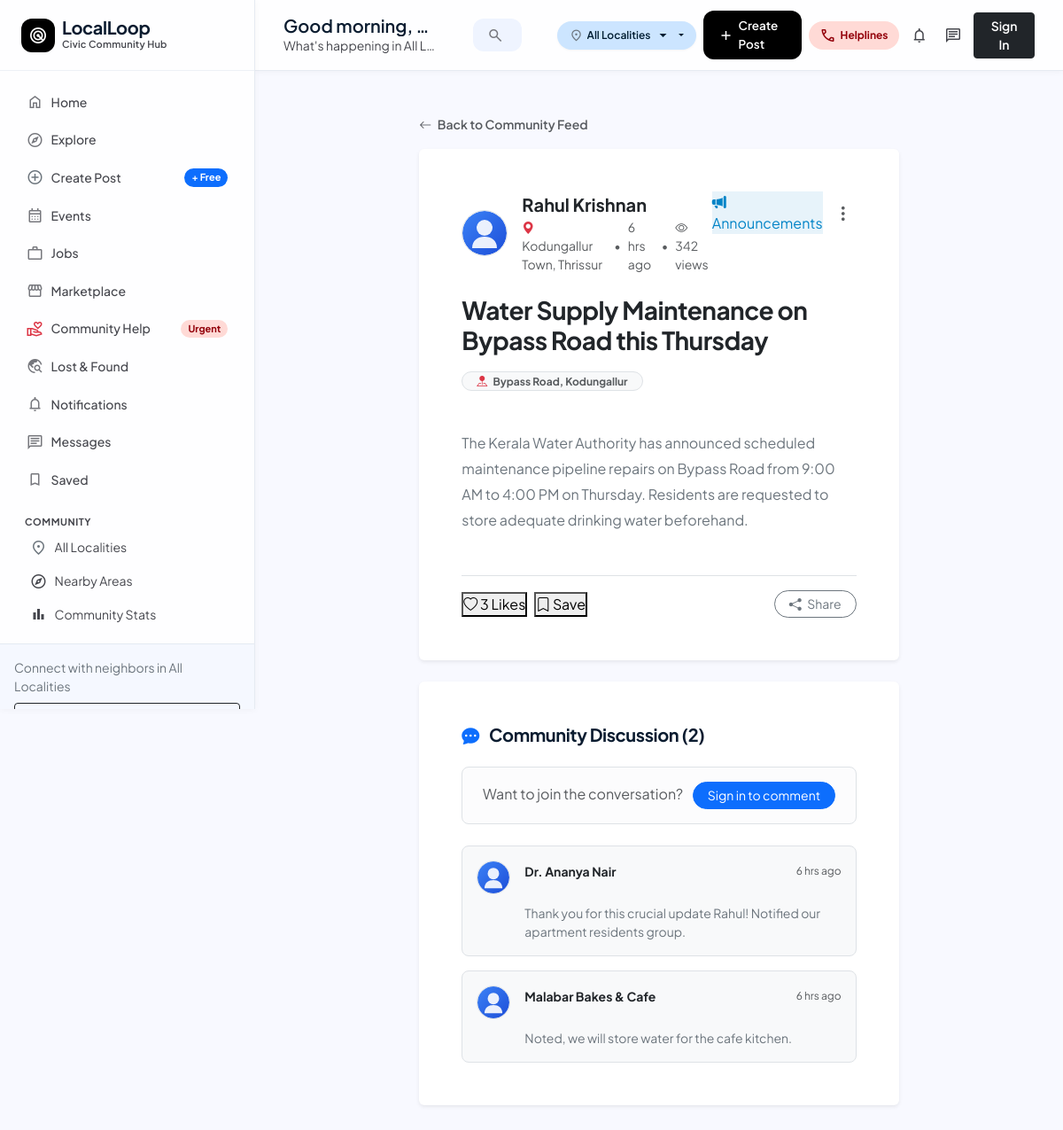
The page /post.php?id=1 on the database its author committed.
### tables this page shows
CREATE TABLE IF NOT EXISTS `posts` (
    `id` INT AUTO_INCREMENT PRIMARY KEY,
    `user_id` INT NOT NULL,
    `category_id` INT NOT NULL,
    `area_id` INT NOT NULL,
    `title` VARCHAR(255) NOT NULL,
    `description` LONGTEXT NOT NULL,
    `location` VARCHAR(150) DEFAULT NULL,
    `post_type` ENUM('general', 'announcement', 'recommendation', 'alert') DEFAULT 'general',
    `status` ENUM('pending', 'approved', 'rejected', 'hidden') DEFAULT 'approved',
    `views` INT DEFAULT 0,
    `created_at` TIMESTAMP DEFAULT CURRENT_TIMESTAMP,
    `updated_at` TIMESTAMP DEFAULT CURRENT_TIMESTAMP ON UPDATE CURRENT_TIMESTAMP,
    FOREIGN KEY (`user_id`) REFERENCES `users`(`id`) ON DELETE CASCADE,
    FOREIGN KEY (`category_id`) REFERENCES `categories`(`id`) ON DELETE CASCADE,
    FOREIGN KEY (`area_id`) REFERENCES `areas`(`id`) ON DELETE CASCADE
);

CREATE TABLE IF NOT EXISTS `users` (
    `id` INT AUTO_INCREMENT PRIMARY KEY,
    `name` VARCHAR(100) NOT NULL,
    `username` VARCHAR(50) NOT NULL UNIQUE,
    `email` VARCHAR(150) NOT NULL UNIQUE,
    `phone` VARCHAR(20) DEFAULT NULL,
    `password_hash` VARCHAR(255) NOT NULL,
    `area_id` INT DEFAULT NULL,
    `profile_photo` VARCHAR(255) DEFAULT 'default-avatar.png',
    `bio` TEXT DEFAULT NULL,
    `role` ENUM('user', 'business', 'admin') NOT NULL DEFAULT 'user',
    `status` ENUM('active', 'warned', 'suspended') NOT NULL DEFAULT 'active',
    `reputation_points` INT NOT NULL DEFAULT 50,
    `created_at` TIMESTAMP DEFAULT CURRENT_TIMESTAMP,
    `updated_at` TIMESTAMP DEFAULT CURRENT_TIMESTAMP ON UPDATE CURRENT_TIMESTAMP,
    FOREIGN KEY (`area_id`) REFERENCES `areas`(`id`) ON DELETE SET NULL
);

CREATE TABLE IF NOT EXISTS `areas` (
    `id` INT AUTO_INCREMENT PRIMARY KEY,
    `name` VARCHAR(100) NOT NULL,
    `district` VARCHAR(100) NOT NULL,
    `state` VARCHAR(100) NOT NULL DEFAULT 'Kerala',
    `pincode` VARCHAR(20) NOT NULL,
    `status` ENUM('active', 'inactive') NOT NULL DEFAULT 'active',
    `created_at` TIMESTAMP DEFAULT CURRENT_TIMESTAMP
);

CREATE TABLE IF NOT EXISTS `categories` (
    `id` INT AUTO_INCREMENT PRIMARY KEY,
    `name` VARCHAR(100) NOT NULL,
    `slug` VARCHAR(100) NOT NULL UNIQUE,
    `description` TEXT,
    `icon` VARCHAR(50) DEFAULT 'bi-tag',
    `color` VARCHAR(20) DEFAULT '#2563eb',
    `status` ENUM('active', 'inactive') NOT NULL DEFAULT 'active',
    `created_at` TIMESTAMP DEFAULT CURRENT_TIMESTAMP
);

CREATE TABLE IF NOT EXISTS `comments` (
    `id` INT AUTO_INCREMENT PRIMARY KEY,
    `post_id` INT NOT NULL,
    `user_id` INT NOT NULL,
    `comment` TEXT NOT NULL,
    `status` ENUM('active', 'hidden') DEFAULT 'active',
    `created_at` TIMESTAMP DEFAULT CURRENT_TIMESTAMP,
    `updated_at` TIMESTAMP DEFAULT CURRENT_TIMESTAMP ON UPDATE CURRENT_TIMESTAMP,
    FOREIGN KEY (`post_id`) REFERENCES `posts`(`id`) ON DELETE CASCADE,
    FOREIGN KEY (`user_id`) REFERENCES `users`(`id`) ON DELETE CASCADE
);

### includes/auth.php (called while the page is built, shortened)
<?php
function is_logged_in() {
    return isset($_SESSION['user_id']) && !empty($_SESSION['user_id']);
}
function current_user_id() {
    return $_SESSION['user_id'] ?? null;
}
function current_user($pdo) {
    if (!is_logged_in() || !$pdo) {
        return null;
    }
}

### includes/functions.php (called while the page is built, shortened)
<?php
function time_ago($timestamp) {
    $time = strtotime($timestamp);
    $diff = time() - $time;
    if ($diff < 60) {
        return 'Just now';
    } elseif ($diff < 3600) {
        $mins = floor($diff / 60);
        return $mins . ' min' . ($mins > 1 ? 's' : '') . ' ago';
    } elseif ($diff < 86400) {
        $hours = floor($diff / 3600);
        return $hours . ' hr' . ($hours > 1 ? 's' : '') . ' ago';
    } elseif ($diff < 604800) {
        $days = floor($diff / 86400);
        return $days . ' day' . ($days > 1 ? 's' : '') . ' ago';
    } else {
        return date('M j, Y', $time);
    }
}
function get_avatar_url($photoName) {
    $fullPath = UPLOAD_DIR . '/profiles/' . $photoName;
    return BASE_URL . '/assets/images/default-avatar.svg';
}

### post.php (the view, shortened to what this page needs)
<?php
require_once __DIR__ . '/includes/auth.php';
require_once __DIR__ . '/includes/functions.php';
$postId = (int)($_GET['id'] ?? 0);
$pdo->prepare("UPDATE posts SET views = views + 1 WHERE id = ?")->execute([$postId]);
$userId = current_user_id();
$sql = "SELECT p.*, u.name as author_name, u.username as author_username, u.profile_photo as author_avatar,
               u.role as author_role, u.reputation_points as author_rep,
               a.name as area_name, a.district as area_district,
               c.name as cat_name, c.color as cat_color, c.icon as cat_icon,
               (SELECT COUNT(*) FROM likes WHERE post_id = p.id) as total_likes,
               (SELECT COUNT(*) FROM comments WHERE post_id = p.id AND status = 'active') as total_comments,
               (SELECT COUNT(*) FROM likes WHERE post_id = p.id AND user_id = " . ($userId ? (int)$userId : 0) . ") as user_liked,
               (SELECT COUNT(*) FROM saved_posts WHERE post_id = p.id AND user_id = " . ($userId ? (int)$userId : 0) . ") as user_saved
        FROM posts p
        JOIN users u ON p.user_id = u.id
        JOIN areas a ON p.area_id = a.id
        JOIN categories c ON p.category_id = c.id
        WHERE p.id = ? AND p.status != 'rejected'";
$stmt = $pdo->prepare($sql);
$stmt->execute([$postId]);
$post = $stmt->fetch();
$cmtStmt = $pdo->prepare("SELECT c.*, u.name as user_name, u.username as user_username, u.profile_photo as user_avatar, u.role as user_role
                         FROM comments c
                         JOIN users u ON c.user_id = u.id
                         WHERE c.post_id = ? AND c.status = 'active'
                         ORDER BY c.created_at ASC");
$cmtStmt->execute([$postId]);
$comments = $cmtStmt->fetchAll();
require_once __DIR__ . '/includes/header.php';
?>
<div class="container py-4">
    <div class="row justify-content-center">
        <div class="col-lg-8">
            <div class="mb-3">
                <a href="<?= BASE_URL ?>/feed.php" class="text-decoration-none text-muted small fw-semibold">
                    <i class="bi bi-arrow-left me-1"></i> Back to Community Feed
                </a>
            </div>
            <article class="card card-clean border-0 shadow-sm p-4 p-md-5 mb-4">
                <div class="d-flex justify-content-between align-items-start mb-4">
                    <div class="d-flex align-items-center gap-3">
                        <a href="<?= BASE_URL ?>/profile.php?user=<?= $post['author_username'] ?>">
                            <img src="<?= get_avatar_url($post['author_avatar']) ?>" width="52" height="52" class="rounded-circle border" style="object-fit: cover;">
                        </a>
                        <div>
                            <div class="d-flex align-items-center gap-2">
                                <a href="<?= BASE_URL ?>/profile.php?user=<?= $post['author_username'] ?>" class="fw-bold text-dark text-decoration-none fs-5">
                                    <?= htmlspecialchars($post['author_name']) ?>
                                </a>
                            </div>
                            <div class="text-muted small d-flex align-items-center gap-2 mt-0.5">
                                <span><i class="bi bi-geo-alt-fill text-danger me-0.5"></i> <?= htmlspecialchars($post['area_name']) ?>, <?= htmlspecialchars($post['area_district']) ?></span>
                                <span>&bull;</span>
                                <span><?= time_ago($post['created_at']) ?></span>
                                <span>&bull;</span>
                                <span><i class="bi bi-eye"></i> <?= $post['views'] ?> views</span>
                            </div>
                        </div>
                    </div>
                    <div class="d-flex align-items-center gap-2">
                        <span class="category-pill" style="background-color: <?= htmlspecialchars($post['cat_color']) ?>18; color: <?= htmlspecialchars($post['cat_color']) ?>;">
                            <i class="bi <?= htmlspecialchars($post['cat_icon']) ?>"></i>
                            <?= htmlspecialchars($post['cat_name']) ?>
                        </span>
                        <div class="dropdown">
                            <button class="btn btn-sm btn-link text-muted p-1" type="button" data-bs-toggle="dropdown">
                                <i class="bi bi-three-dots-vertical fs-5"></i>
                            </button>
                        </div>
                    </div>
                </div>
                <h3 class="fw-bold text-dark mb-3"><?= htmlspecialchars($post['title']) ?></h3>
                <?php if (!empty($post['location'])): ?>
                    <div class="mb-3">
                        <span class="badge bg-light text-muted border py-1.5 px-3 rounded-pill">
                            <i class="bi bi-pin-map-fill text-danger me-1"></i> <?= htmlspecialchars($post['location']) ?>
                        </span>
                    </div>
                <?php endif; ?>
                <div class="text-secondary fs-6 mb-4" style="line-height: 1.8; white-space: pre-line;">
                    <?= nl2br(htmlspecialchars($post['description'])) ?>
                </div>
                <div class="d-flex align-items-center justify-content-between pt-3 border-top mt-4">
                    <div class="d-flex align-items-center gap-2">
                        <button class="btn-action-pill btn-like <?= $post['user_liked'] ? 'active-like' : '' ?>" data-post-id="<?= $post['id'] ?>">
                            <i class="bi bi-heart<?= $post['user_liked'] ? '-fill text-danger' : '' ?>"></i>
                            <span class="like-count"><?= $post['total_likes'] ?></span> Likes
                        </button>
                        <button class="btn-action-pill btn-save <?= $post['user_saved'] ? 'active-saved' : '' ?>" data-post-id="<?= $post['id'] ?>">
                            <i class="bi bi-bookmark<?= $post['user_saved'] ? '-fill text-warning' : '' ?>"></i>
                            <span class="save-text"><?= $post['user_saved'] ? 'Saved' : 'Save' ?></span>
                        </button>
                    </div>
                    <div>
                        <button class="btn btn-outline-secondary btn-sm rounded-pill px-3" onclick="navigator.clipboard.writeText(window.location.href); showToast('Link copied to clipboard!', 'info');">
                            <i class="bi bi-share-fill me-1"></i> Share
                        </button>
                    </div>
                </div>
            </article>
            <section class="card card-clean border-0 shadow-sm p-4 p-md-5 mb-5" id="comments">
                <h5 class="fw-bold mb-4">
                    <i class="bi bi-chat-dots-fill text-primary me-2"></i>
                    Community Discussion (<span class="comment-count-<?= $post['id'] ?>"><?= count($comments) ?></span>)
                </h5>
                <?php if ($currentUser): ?>
                    <form method="POST" action="<?= BASE_URL ?>/post.php?id=<?= $post['id'] ?>" class="mb-4">
                        <?= csrf_field() ?>
                        <div class="d-flex gap-3">
                            <img src="<?= get_avatar_url($currentUser['profile_photo']) ?>" width="40" height="40" class="rounded-circle border" style="object-fit: cover;">
                            <div class="flex-grow-1">
                                <textarea name="comment" class="form-control" rows="3" placeholder="Share your perspective, helpful info, or neighborly thoughts..." required></textarea>
                                <div class="text-end mt-2">
                                    <button type="submit" name="submit_comment" class="btn btn-primary rounded-pill px-4 btn-sm fw-semibold">
                                        Post Comment
                                    </button>
                                </div>
                            </div>
                        </div>
                    </form>
                <?php else: ?>
                    <div class="alert alert-light border text-center p-3 mb-4 rounded-3">
                        <span class="text-muted">Want to join the conversation?</span>
                        <a href="<?= BASE_URL ?>/login.php" class="btn btn-sm btn-primary rounded-pill ms-2 px-3">Sign in to comment</a>
                    </div>
                <?php endif; ?>
                <div class="d-flex flex-column gap-3" id="commentsList-<?= $post['id'] ?>">
                    <?php if (empty($comments)): ?>
                        <p class="text-muted small text-center py-3">No comments yet. Start the conversation!</p>
                    <?php else: ?>
                        <?php foreach ($comments as $comment): ?>
                            <div class="d-flex gap-3 p-3 rounded-3 bg-light border" id="comment-<?= $comment['id'] ?>">
                                <a href="<?= BASE_URL ?>/profile.php?user=<?= $comment['user_username'] ?>">
                                    <img src="<?= get_avatar_url($comment['user_avatar']) ?>" width="38" height="38" class="rounded-circle border" style="object-fit: cover;">
                                </a>
                                <div class="flex-grow-1">
                                    <div class="d-flex justify-content-between align-items-center mb-1">
                                        <div>
                                            <a href="<?= BASE_URL ?>/profile.php?user=<?= $comment['user_username'] ?>" class="fw-bold text-dark text-decoration-none small">
                                                <?= htmlspecialchars($comment['user_name']) ?>
                                            </a>
                                        </div>
                                        <div class="d-flex align-items-center gap-2">
                                            <span class="text-muted" style="font-size: 0.75rem;"><?= time_ago($comment['created_at']) ?></span>
                                        </div>
                                    </div>
                                    <div class="text-secondary small" style="white-space: pre-line;">
                                        <?= nl2br(htmlspecialchars($comment['comment'])) ?>
                                    </div>
                                </div>
                            </div>
                        <?php endforeach; ?>
                    <?php endif; ?>
                </div>
            </section>
        </div>
    </div>
</div>
<?php require_once __DIR__ . '/includes/footer.php'; ?>

### rows shown on the page
posts: user.name "Rahul Krishnan", area.name "Kodungallur Town", area.district "Thrissur", created_at "6 hrs ago", views "342", category.name "Announcements", title "Water Supply Maintenance on Bypass Road this Thursday", location "Bypass Road, Kodungallur", description "The Kerala Water Authority has announced scheduled maintenance pipeline repairs on Bypass Road from 9:00 AM to 4:00 PM on Thursday. Residents are requested to store adequate drinking water beforehand."
comments: user.name "Dr. Ananya Nair", created_at "6 hrs ago", comment "Thank you for this crucial update Rahul! Notified our apartment residents group."
comments: user.name "Malabar Bakes & Cafe", created_at "6 hrs ago", comment "Noted, we will store water for the cafe kitchen."

### other values the page prints
$currentAreaName "All Localities"
$timeGreeting "Good morning"
$currentAreaName "All L…"
$post['total_likes'] "3"
count($comments) "2"
